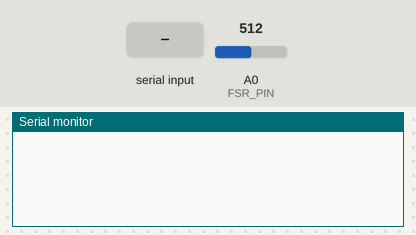
A sketch run on a simulated Arduino Uno, built with avr-gcc and run on an emulated ATmega328P. Parts: the last lines printed to the serial monitor. Inputs (shaded band) come from the test bench; at power-on: A0 (FSR_PIN) = 512.

Above: at 1.0 s.
1.1 s: "1" received over Serial
At 1.7 s:
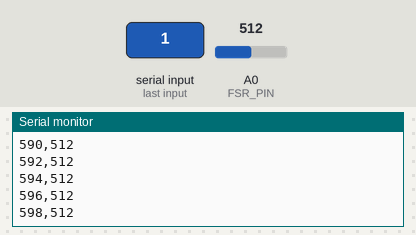
2.6 s: A0 (FSR_PIN) set to 716
At 3.4 s:
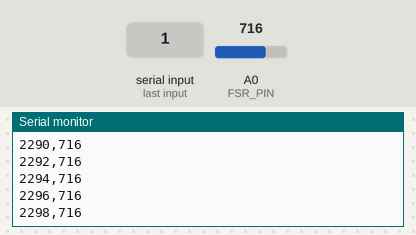
4.1 s: "0" received over Serial
5.6 s: A0 (FSR_PIN) set to 900
Timing chart, 0 to 6.1 s (numbered marks = the images above; inputs shaded):
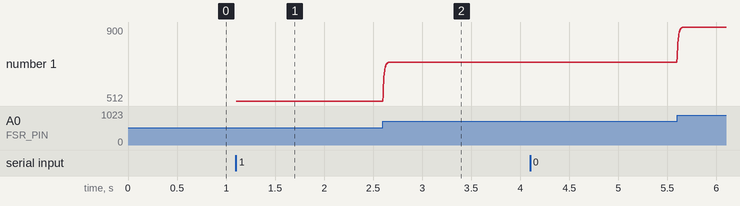

Measured:
- after the input at 1.1 s, the serial monitor: prints a new line at once (image 1)

The sketch:

04_EMA_Recording.ino
```cpp
const float DURATION_S = 20.0f;
const bool START_ON_KEY = true;
const bool SEND_TIMESTAMP = true;

const uint8_t FSR_PIN = A0;

const uint32_t SAMPLE_PERIOD_US = 2000;
const float ALPHA = 0.15f;

const uint32_t TOTAL_SAMPLES =
    (uint32_t)(DURATION_S * 1000000.0f / SAMPLE_PERIOD_US);

float filtered = 0.0f;
bool firstSample = true;

uint32_t nextTick;
uint32_t startMs;
uint32_t sampleCount = 0;

void setup() {
  Serial.begin(115200);
  analogReference(DEFAULT);

  if (START_ON_KEY) {
    while (Serial.available() == 0) {
    }

    while (Serial.available() > 0) {
      Serial.read();
    }
  }

  if (SEND_TIMESTAMP) {
    Serial.println("time_ms,value");
  }

  startMs = millis();
  nextTick = micros() + SAMPLE_PERIOD_US;
}

void loop() {
  if (sampleCount >= TOTAL_SAMPLES) {
    Serial.println("# done");

    while (true) {
    }
  }

  while ((int32_t)(micros() - nextTick) < 0) {
  }

  nextTick += SAMPLE_PERIOD_US;

  int raw = analogRead(FSR_PIN);

  if (firstSample) {
    filtered = raw;
    firstSample = false;
  } else {
    filtered = ALPHA * raw + (1.0f - ALPHA) * filtered;
  }

  int value = (int)(filtered + 0.5f);

  if (SEND_TIMESTAMP) {
    Serial.print(millis() - startMs);
    Serial.print(",");
  }

  Serial.println(value);

  sampleCount++;
}
```
